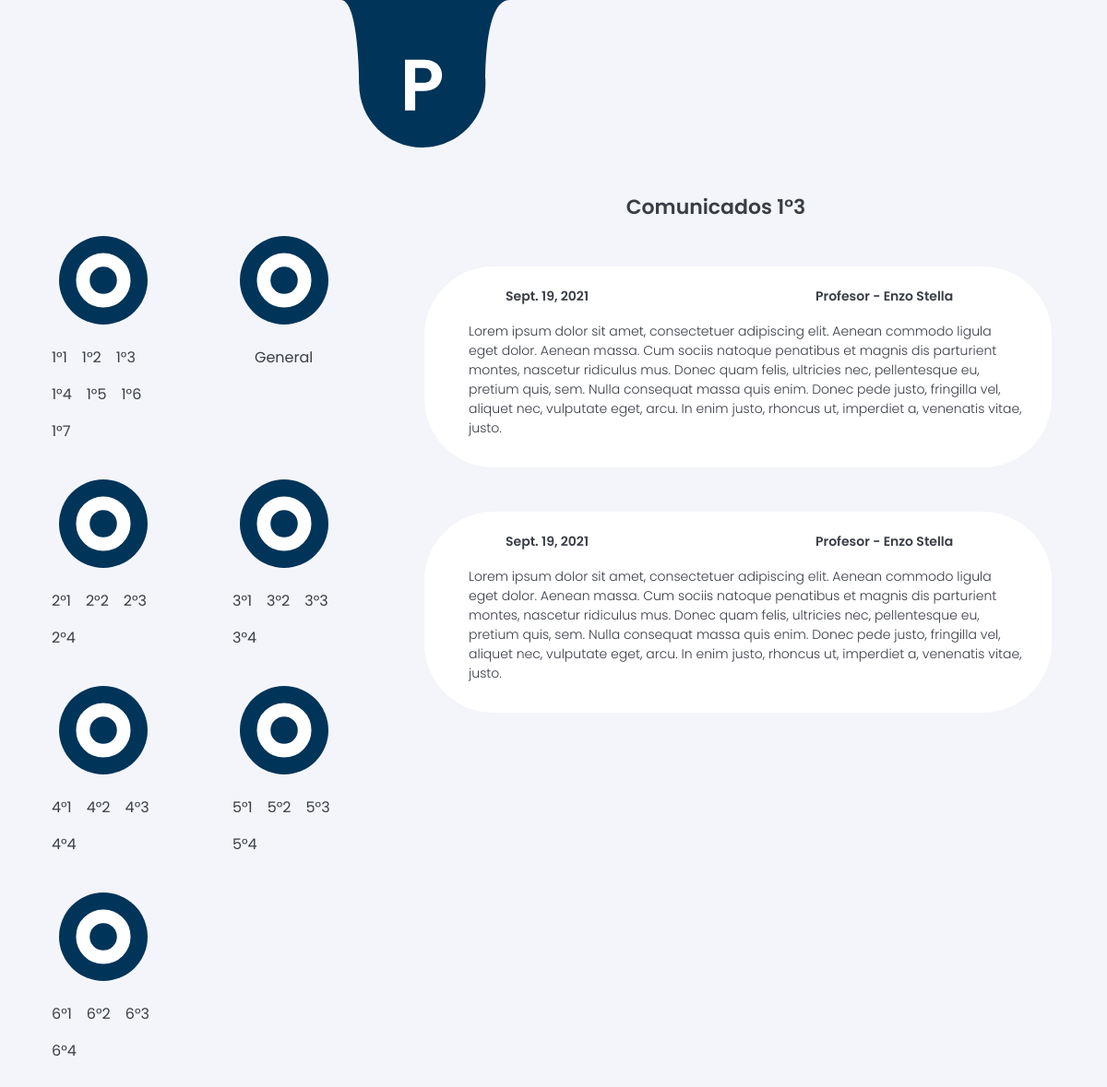
Screenshot of /curso/1°3/ with the database file from the repository.
### preno/models.py (models this page shows, shortened)
class Categoria(models.Model):
    nombre = models.CharField(max_length=50)
    @property
    def get_courses(self):
        return self.curso_set.all()

class Curso(models.Model):
    nombre = models.CharField(max_length=10)
    categoria = models.ForeignKey(Categoria, on_delete=models.CASCADE, null=True)
    turno = models.CharField(max_length=15)
    año_cursada = models.IntegerField()
    @property
    def get_notes(self):
        return self.nota_set.all()

class Nota(models.Model):
    autor = models.ForeignKey(settings.AUTH_USER_MODEL, on_delete=models.CASCADE)
    curso = models.ForeignKey(Curso, on_delete=models.CASCADE, null=True)
    texto = models.TextField()
    fecha = models.DateTimeField(default=timezone.now)

### account/models.py (models this page shows, shortened)
class Account(AbstractBaseUser):
    email = models.EmailField(max_length=100, unique=True)
    nombre_apellido = models.CharField(max_length=150)
    cargo = models.CharField(max_length=50)
    fecha_creacion = models.DateTimeField(auto_now_add=True)
    last_login = models.DateTimeField(auto_now=True)
    is_admin = models.BooleanField(default=False)
    is_active = models.BooleanField(default=True)
    is_staff = models.BooleanField(default=False)
    is_superuser = models.BooleanField(default=False)
    USERNAME_FIELD = 'email'
    REQUIRED_FIELDS = ['nombre_apellido', 'cargo']
    objects = MyAccountManager()

### preno/views.py (the view)
# urls.py: path('curso/<curso>/', views.curso, name='curso')
def curso(request, curso):
    categorias = Categoria.objects.all()
    cursos = Curso.objects.get(nombre=curso)
    context = {
        'categorias': categorias,
        'cursos': cursos,
        'cat_len': categorias.count(),
    }
    return render(request, 'preno/index.html', context)

### preno/templates/preno/index.html (shortened to what this page needs)
{% load static %}
<!DOCTYPE html>
<html lang="en">
<head>
    <link href="https://cdn.jsdelivr.net/npm/bootstrap@5.0.2/dist/css/bootstrap.min.css" rel="stylesheet">
    <link rel="stylesheet" href="{% static 'css/main.css' %}">
</head>
<body>
    <nav class="navbar navbar-expand-sm">
        <a class="navbar-brand" href="{% url 'preno:curso' curso='General' %}"><img src="{% static 'images/Logo.svg' %}" class='logo' alt="Preno"></a>
    </nav>
    <div class="container-fluid">
        <div class="row pt-5 justify-content-center">
            <div class="col-sm-4 overflow-auto">
                <div class="row pt-5 ps-2">
                    {%for categoria in categorias%}
                        <div class="col-6 ps-5 pb-4">
                                <img src="{% static 'images/curso.svg' %}" class='curso-back mx-2' alt="">
                                <div class="d-flex flex-wrap break-2 pt-4">
                                    {%for curso in categoria.get_courses%}
                                        {%if categoria.get_courses|length == 1%}
                                        <p class="ps-4"style='text-align: center !important'><a href="{% url 'preno:curso' curso=curso.nombre %}">{{curso.nombre}}</a></p>
                                        {%else%}
                                        <p class="pe-3"style='text-align: center !important'><a href="{% url 'preno:curso' curso=curso.nombre %}">{{curso.nombre}}</a></p>
                                        {%endif%}
                                    {%endfor%}
                                </div>
                        </div>
                    {%endfor%}
                </div>
            </div>
            <div class="col-sm-8 overflow-auto">
                <div class="row justify-content-center">
                    <div class="col-4">
                        <span class="curso-title color-text">Comunicados {{cursos.nombre}}</span>
                    </div>
                </div>
                {%for nota in cursos.get_notes%}
                    <div class="row m-5">
                        <div class="card p-3 border-0 h-25">
                            <div class="row ps-5 mt-1 justify-content-around">
                                <div class="col-6">
                                    <span class="ps-4 nota-features color-text">{{nota.fecha.date}}</span>
                                </div>
                                <div class="col-6">
                                    <span class="ps-5 nota-features color-text">{{nota.autor.cargo}} - {{nota.autor.nombre_apellido}}</span>
                                </div>
                            </div>
                            <div class="row justify-content-center">
                                <div class="col">
                                    <div class="card-body">
                                        <p class="card-text nota-text color-text ps-3">{{nota.texto}}</p>
                                    </div>
                                </div>
                            </div>
                        </div>
                    </div>
                {%endfor%}
            </div>
        </div>
    </div>
</body>
</html>

### static/css/main.css (style rules this page uses)
body { background: #F4F5FA; height: 100vh; font-family: "Poppins"; }
a { text-decoration: none; color: #393D46; }
.navbar { display: inline !important; padding-top: 0 !important; text-align: center; }
.navbar .logo { -webkit-user-select: none; -moz-user-select: none; -ms-user-select: none; user-select: none; height: 10rem; padding-left: 23rem; }
.card { border-radius: 75px; }
.color-text { color: #393D46; }
.curso-title { font-weight: 600; font-size: 22px; }
.curso-back { height: 6rem; }
.nota-features { font-weight: 600; font-size: 14px; }
.nota-text { font-weight: 300; font-size: 14px; }
.break-2 { width: 90% !important; }

### rows the page displays
Curso: nombre "1°1"
Curso: nombre "1°2"
Curso: nombre "1°3"
Curso: nombre "1°4"
Curso: nombre "1°5"
Curso: nombre "1°6"
Curso: nombre "1°7"
Curso: nombre "General"
Curso: nombre "2°1"
Curso: nombre "2°2"
Curso: nombre "2°3"
Curso: nombre "2°4"
Curso: nombre "3°1"
Curso: nombre "3°2"
Curso: nombre "3°3"
Curso: nombre "3°4"
Curso: nombre "4°1"
Curso: nombre "4°2"
Curso: nombre "4°3"
Curso: nombre "4°4"
Curso: nombre "5°1"
Curso: nombre "5°2"
Curso: nombre "5°3"
Curso: nombre "5°4"
Curso: nombre "6°1"
Curso: nombre "6°2"
Curso: nombre "6°3"
Curso: nombre "6°4"
Nota: fecha "Sept. 19, 2021", autor.cargo "Profesor", autor.nombre_apellido "Enzo Stella", texto "Lorem ipsum dolor sit amet, consectetuer adipiscing elit. Aenean commodo ligula eget dolor. Aenean massa. Cum sociis natoque penatibus et magnis dis parturient montes, nascetur ridiculus mus. Donec quam felis, ultricies nec, pellentesque eu, pretium quis, sem. Nulla consequat massa quis enim. Donec pede justo, fringilla vel, aliquet nec, vulputate eget, arcu. In enim justo, rhoncus ut, imperdiet a, venenatis vitae, justo."
Nota: fecha "Sept. 19, 2021", autor.cargo "Profesor", autor.nombre_apellido "Enzo Stella", texto "Lorem ipsum dolor sit amet, consectetuer adipiscing elit. Aenean commodo ligula eget dolor. Aenean massa. Cum sociis natoque penatibus et magnis dis parturient montes, nascetur ridiculus mus. Donec quam felis, ultricies nec, pellentesque eu, pretium quis, sem. Nulla consequat massa quis enim. Donec pede justo, fringilla vel, aliquet nec, vulputate eget, arcu. In enim justo, rhoncus ut, imperdiet a, venenatis vitae, justo."
